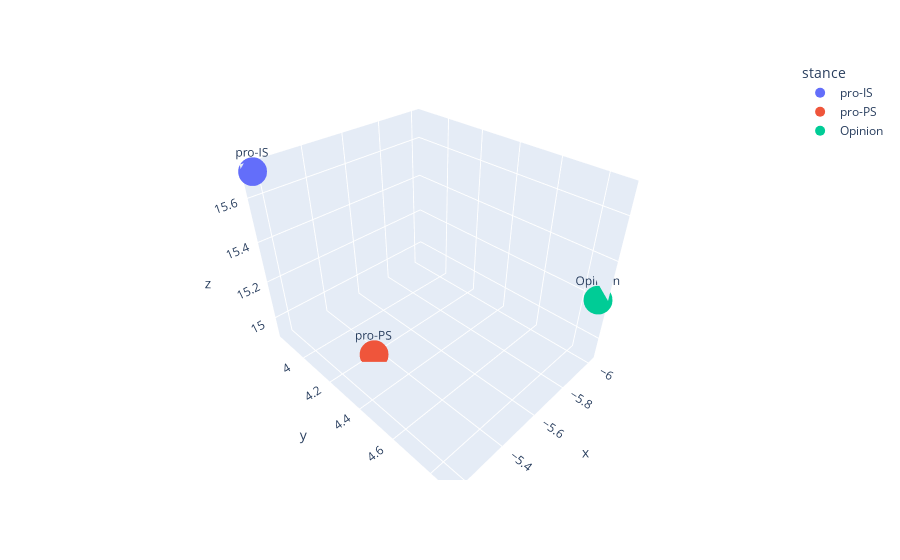

The code cell stored with this chart in its notebook:
### Markdown cell above
### Find Nearest Cluster for a given Opinion

### Code cell
opinion_emb= model.encode("Israel is comitting genocide")


umap_3d = UMAP(n_components=3, init='random', random_state=0, metric='cosine')
proj_3d = umap_3d.fit_transform([pro_isr_avg, pro_pal_avg, opinion_emb])
print('Embedded: \n', proj_3d)

proj_3d_df= pd.DataFrame(proj_3d, columns= ['x', 'y', 'z'])
proj_3d_df['stance'] = ['pro-IS', 'pro-PS', 'Opinion']
print(proj_3d_df)


fig_3d = px.scatter_3d(
    data_frame= proj_3d_df,
    x='x', y='y', z='z',
    color='stance', 
    text= 'stance'
    #labels={'color': np.array(mapping.keys())}
)
fig_3d.update_traces(marker_size=10)
fig_3d.show()

#Get the cosine similarity score between the opnion and the two clusters
cos1 = util.cos_sim(opinion_emb, pro_isr_avg)
cos2 = util.cos_sim(opinion_emb, pro_pal_avg)
if cos1>cos2:
    print("pro Israel |  ", cos1)
else:
    print("pro Palestine | ", cos2)

### Figure 1 — Plotly figure (JSON) as saved in the notebook; plotly's stock layout.template omitted (floating-point values rounded to 4 significant figures)
{"data": [{"hovertemplate": "stance=%{text}<br>x=%{x}<br>y=%{y}<br>z=%{z}<extra></extra>", "legendgroup": "pro-IS", "marker": {"color": "#636efa", "size": 10, "symbol": "circle"}, "mode": "markers+text", "name": "pro-IS", "scene": "scene", "showlegend": true, "text": ["pro-IS"], "type": "scatter3d", "x": [-5.163], "y": [3.837], "z": [15.71]}, {"hovertemplate": "stance=%{text}<br>x=%{x}<br>y=%{y}<br>z=%{z}<extra></extra>", "legendgroup": "pro-PS", "marker": {"color": "#EF553B", "size": 10, "symbol": "circle"}, "mode": "markers+text", "name": "pro-PS", "scene": "scene", "showlegend": true, "text": ["pro-PS"], "type": "scatter3d", "x": [-5.354], "y": [4.224], "z": [14.91]}, {"hovertemplate": "stance=%{text}<br>x=%{x}<br>y=%{y}<br>z=%{z}<extra></extra>", "legendgroup": "Opinion", "marker": {"color": "#00cc96", "size": 10, "symbol": "circle"}, "mode": "markers+text", "name": "Opinion", "scene": "scene", "showlegend": true, "text": ["Opinion"], "type": "scatter3d", "x": [-6.019], "y": [4.875], "z": [15.21]}], "layout": {"legend": {"title": {"text": "stance"}, "tracegroupgap": 0}, "margin": {"t": 60}, "scene": {"domain": {"x": [0, 1], "y": [0, 1]}, "xaxis": {"title": {"text": "x"}}, "yaxis": {"title": {"text": "y"}}, "zaxis": {"title": {"text": "z"}}}}}
